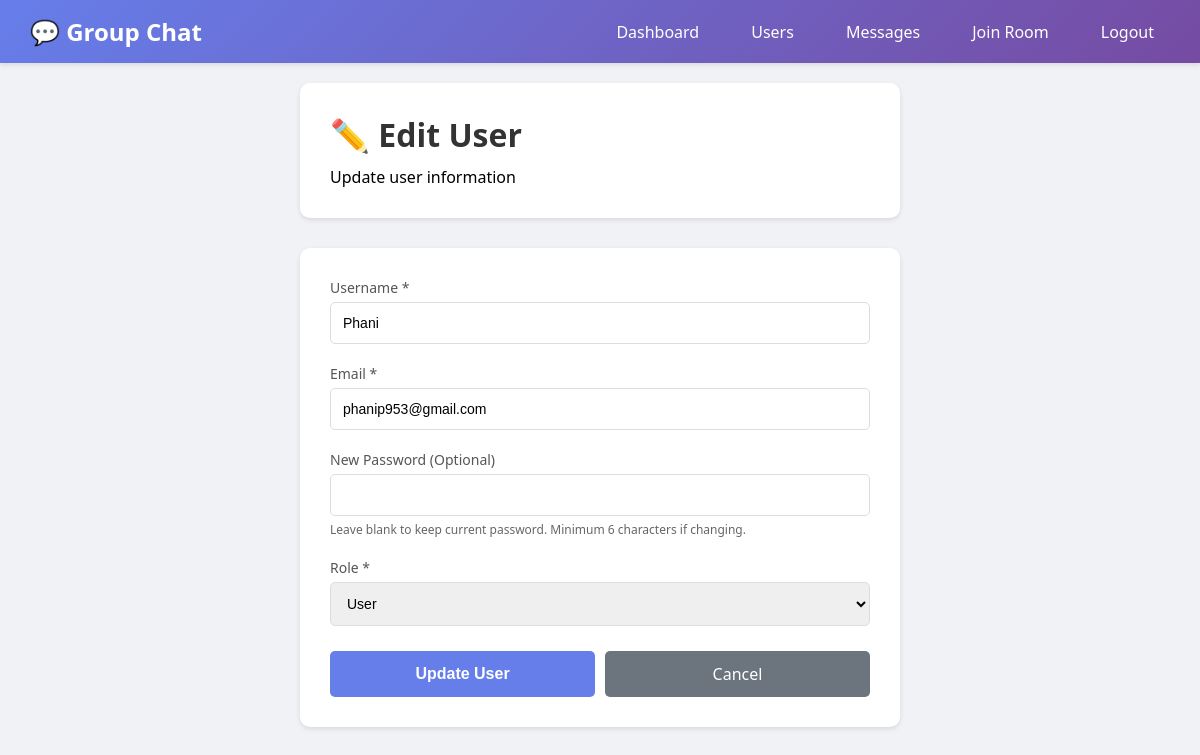
Page /admin/edit-user/2 (signed in) on the committed database.
### app.py (models this page shows, shortened)
class User(UserMixin, db.Model):
    id = db.Column(db.Integer, primary_key=True)
    username = db.Column(db.String(80), unique=True, nullable=False)
    email = db.Column(db.String(120), unique=True, nullable=False)
    password_hash = db.Column(db.String(200), nullable=False)
    role = db.Column(db.String(20), default='user')
    created_at = db.Column(db.DateTime, default=datetime.utcnow)

### app.py (the view, shortened to what this page needs)
@app.route('/admin/edit-user/<int:user_id>', methods=['GET', 'POST'])
@login_required
def admin_edit_user(user_id):
    if current_user.role != 'admin':
        flash('Access denied', 'danger')
        return redirect(url_for('join_room_page'))
    user = User.query.get_or_404(user_id)
    error = None
    return render_template('admin_edit_user.html', user=user, error=error)

### app.py (called while the page is built)
@login_manager.user_loader
def load_user(user_id):
    return User.query.get(int(user_id))

### templates/admin_edit_user.html (shortened to what this page needs)
{% extends 'base.html' %}
{% block content %}
<div class="edit-container">
    <div class="edit-header">
        <h1>✏️ Edit User</h1>
        <p>Update user information</p>
    </div>
    <div class="edit-form">
        <form method="POST" action="{{ url_for('admin_edit_user', user_id=user.id) }}">
            <div class="form-group">
                <label for="username">Username *</label>
                <input type="text" id="username" name="username" value="{{ user.username }}" required>
            </div>
            <div class="form-group">
                <label for="email">Email *</label>
                <input type="email" id="email" name="email" value="{{ user.email }}" required>
            </div>
            <div class="form-group">
                <label for="password">New Password (Optional)</label>
                <input type="password" id="password" name="password" minlength="6">
                <div class="form-help">Leave blank to keep current password. Minimum 6 characters if changing.</div>
            </div>
            <div class="form-group">
                <label for="role">Role *</label>
                <select id="role" name="role" required>
                    <option value="user" {% if user.role == 'user' %}selected{% endif %}>User</option>
                </select>
            </div>
            <div class="form-actions">
                <button type="submit" class="btn-submit">Update User</button>
                <a href="{{ url_for('admin_users') }}" class="btn-cancel">Cancel</a>
            </div>
        </form>
    </div>
</div>
{% endblock %}

### templates/base.html (style rules this page uses)
* { margin: 0; padding: 0; box-sizing: border-box; }
body { font-family: 'Segoe UI', Tahoma, Geneva, Verdana, sans-serif; background: #f0f2f5; min-height: 100vh; }

### templates/admin_edit_user.html (style rules this page uses)
.edit-container { max-width: 600px; margin: 0 auto; }
.edit-header { background: white; padding: 30px; border-radius: 10px; box-shadow: 0 2px 5px rgba(0,0,0,0.1); margin-bottom: 30px; }
.edit-header h1 { color: #333; margin-bottom: 10px; }
.edit-form { background: white; padding: 30px; border-radius: 10px; box-shadow: 0 2px 5px rgba(0,0,0,0.1); }
.form-group { margin-bottom: 20px; }
.form-group label { display: block; margin-bottom: 5px; color: #555; font-weight: 500; font-size: 14px; }
.form-group input, .form-group select { width: 100%; padding: 12px; border: 1px solid #ddd; border-radius: 5px; font-size: 14px; }
.form-help { font-size: 12px; color: #666; margin-top: 5px; }
.form-actions { display: flex; gap: 10px; margin-top: 25px; }
.btn-submit { flex: 1; background: #667eea; color: white; border: none; padding: 12px; border-radius: 5px; cursor: pointer; font-size: 16px; font-weight: 600; }
.btn-cancel { flex: 1; background: #6c757d; color: white; border: none; padding: 12px; border-radius: 5px; cursor: pointer; font-size: 16px; text-decoration: none; text-align: center; }

### rows in the picture
User: username "Phani", email "phanip953@gmail.com", role "User"
